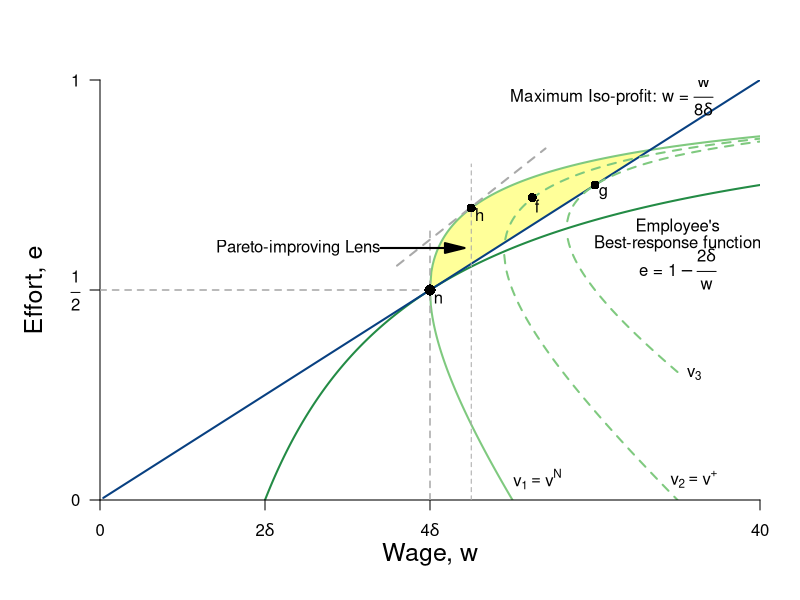

Reproduce this figure in R.
require(ggplot2)
require(shape)
pdf(file = "employment/employment_fig3_nolabel.pdf", width = 9, height = 7)

#Set parameters for graphics
axislabelsize <- 1.5
graphlinewidth <- 2
segmentlinewidth <- 1.5

COL <- c("#7fc97f", "#beaed4", "#fdc086", "#ffff99", "#386cb0", "#f0027f", "#bf5b17", "#666666")
COLA <- c("#99d8c9","#66c2a4","#41ae76", "#238b45", "#005824")
COLB <- c("#4eb3d3", "#2b8cbe", "#0868ac","#084081")

brfFn <- function(w, delta = 5) {
  1 - (2 * delta) /w
}

isovhigh <- function(w, delta = 5, v = 20){
  (sqrt(w^2 - 4 * delta * v) - w + 2*v)/( 2 * v )
}

isovlow <- function(w, delta = 5, v = 20){
  (-sqrt(w^2 - 4 * delta * v) - w + 2*v)/( 2 * v )
}


isovhigh1 <- function(w, delta = 5, v = 30){
  (sqrt(w^2 - 4 * delta * v) - w + 2*v)/( 2 * v )
}

isovlow1 <- function(w, delta = 5, v = 30){
  (-sqrt(w^2 - 4 * delta * v) - w + 2*v)/( 2 * v )
}

solowCondition <- function(w, delta = 5){
  (w*(1/(8*delta)))
}

#This is evaluated for p = 12; q = 12/(8*sqrt(12^2 - 4*delta1*v1)) - 1/8 for the slope
#At p = 12; q = (-sqrt(12^2 - 4*v1*delta1) - 12 + 2*v1)/(2*v1) = 0.799
tangencyLine <- function(w){
  (w*(0.031))
}


#COL <- c("#1B9E77", "#D95F02", "#7570B3", "#E7298A", "#66A61E", "#E6AB02", "#A6761D", "#666666")
#COL <- c("#a6cee3", "#1f78b4", "#b2df8a", "#33a02c", "#fb9a99", "#e31a1c", "#fdbf6f", "#ff7f00")
COL <- c("#7fc97f", "#beaed4", "#fdc086", "#ffff99", "#386cb0")
#COL <- c("#fbb4ae", "#b3cde3", "#ccebc5", "#decbe4", "#fed9a6", "#ffffcc", "#e5d8bd", "#fddaec")
par(mar =  c(5, 5, 4, 2))
xlims <- c(0, 40)
ylims <- c(0, 1)


plot(0, 0, xlim = xlims, ylim = ylims, type = "n",
     xlab = expression(paste("Wage, ", w)),
     ylab = expression(paste("Effort, ", e)),
     xaxt = "n", 
     yaxt = "n", 
     cex.lab = axislabelsize, 
     line = 2.5,
     bty = "n", 
     xaxs="i", 
     yaxs="i")

npts <- 500 
npts2 <- 501
#Specify the sequences of points for graphing. 
xx1 <- seq(10, xlims[2], length.out = npts)
xx2 <- seq(xlims[1] + 0.2, xlims[2], length.out = npts)
xx3 <- seq(xlims[1], xlims[2], length.out = npts2)
xx4 <- seq(xlims[1], 25, length.out = npts2)
xx5 <- seq(xlims[1], xlims[2], length.out = npts2)
xx6 <- seq(xlims[1], 35, length.out = npts2)
yy1 <- isovhigh(xx3, delta = 5, v = 20)
xx7 <- seq(18, 27, length.out = npts)

#Below, note I have gone to number 416 because at that observation we can 
#find the closest outcome to the intersection of the curves. Serves fine 
#for the relevant polygon
#Draw the shaded area of the Pareto-improving lens
#For the polygon need the intersection of v and iso-profit
#(2p - 40)^2 = p^2 - 400
#4p^2 - 160p + 1600 = p^2 - 400
#3p^2 - 160p + 2000 = 0
#p = 20 or p = 100/3 = 33.3 
# => q = (1/40)*33.3 = 0.8325
polygon(c(xx3, xx3[416]), c(yy1, yy1[416]), col=COL[4], density=NULL, border = NA)

#Draw the lines for the graphs
lines(xx1, brfFn(xx1), col = COLA[4], lwd = graphlinewidth)
lines(xx3, isovhigh(xx3, v = 20, delta = 5), col = COL[1], lwd = graphlinewidth)
lines(xx4, isovlow(xx4, v = 20, delta = 5), col = COL[1], lwd = graphlinewidth)
lines(xx2, solowCondition(xx2, delta = 5), col = COLB[4], lwd = graphlinewidth)
lines(xx5, isovhigh1(xx5, v = 30, delta = 5), col = COL[1], lwd = 2, lty = 2)
lines(xx6, isovlow1(xx6, v = 30, delta = 5), col = COL[1], lwd = 2, lty = 2)
lines(xx5, isovhigh1(xx5, v = 40, delta = 5), col = COL[1], lwd = 2, lty = 2)
lines(xx6, isovlow1(xx6, v = 40, delta = 5), col = COL[1], lwd = 2, lty = 2)
lines(xx7, tangencyLine(xx7), col = "darkgrey", lwd = 2, lty = 2)

#Customize ticks and labels for the plot
ticksy <- c(0, 0.5, 1)
ylabels <- c(0, expression(paste(frac(1,2))), 1)
ticksx <- c(0, 10, 20, 40)
xlabels <- c(0, expression(paste(2*delta)), expression(paste(4*delta)), 40)
axis(1, at = ticksx, pos = 0, labels = xlabels)
axis(2, at = ticksy, pos = 0, labels = ylabels, las = 1)

#Annotation of the three graphs and the NE
text(31, 0.96, expression(paste("Maximum Iso-profit: ", w ," = ", frac(w, 8*delta))))
text(35, 0.65, expression(paste("Employee's")))
text(35, 0.61, expression(paste("Best-response function")))
text(35, 0.55, expression(paste("e = ", 1 - frac(2*delta, w))))
#text(26.5, 0.1, expression(paste("Iso-v curve")))
text(26.5, 0.05, expression(paste(v[1] == v^N)))
#text(36, 0.1, expression(paste("Iso-v curve")))
text(36, 0.05, expression(paste(v[2] == v^"+")))
# text(16, 0.52, expression(paste("Nash Equilibrium")))
text(20.5, 0.48, expression(n))
text(36, 0.3, expression(paste(v[3])))


#Lines for the coordinates of the Nash equilbrium
segments(20, 0, 20, 0.65, lty = 2, col = "darkgray", lwd = segmentlinewidth)
segments(0, 0.5, 20, 0.5, lty = 2, col = "darkgray", lwd = segmentlinewidth)

#Vertical segment 
segments(22.5, 0, 22.5, 0.8, lty = 2, col = "darkgray")
points(22.5, 0.6951941, pch = 16, col = "black", cex = 1.2)
text(23, 0.68, expression(h))

#Add a point for the NE
points(20, 0.5, pch = 16, col = "black", cex = 1.5)

#Add a point for f. referred to in the text
points(26.2, 0.72, pch = 16, col = "black", cex = 1.2)
text(26.5, 0.7, expression(f))


#Add a point for g. referred to in the text
points(30, 0.75, pch = 16, col = "black", cex = 1.2)
text(30.5, 0.73, expression(g))



#Arrow to Pareto-improving Lens
Arrows(17, 0.60, 21.5, 0.60, col = "black", lty = 1, lwd = 2, arr.type = "triangle")
text(12, 0.60, expression(paste("Pareto-improving Lens")))

dev.off()
